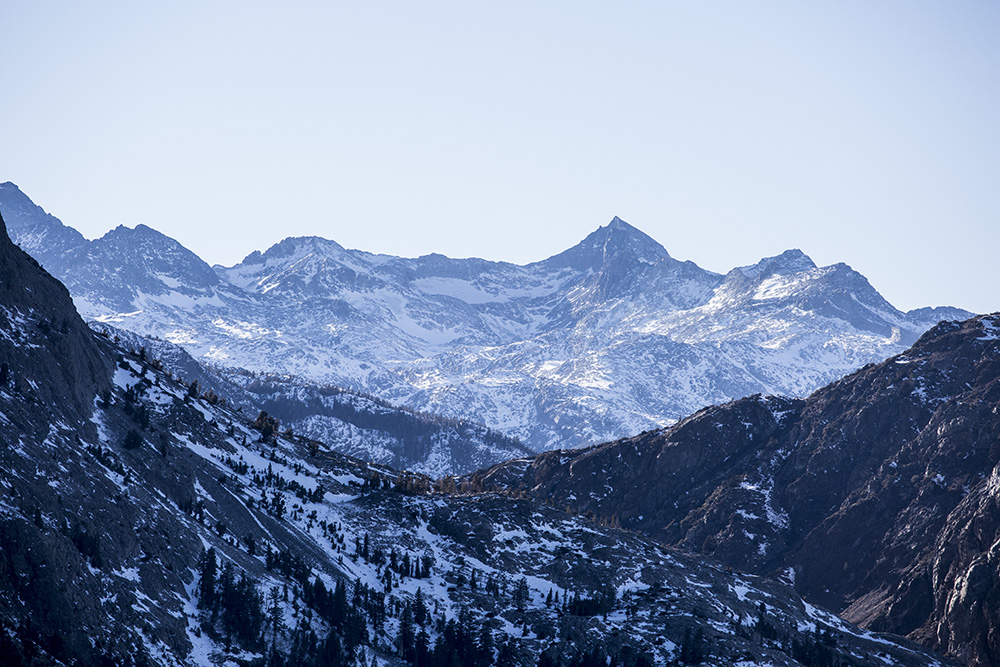
#> input picture Examples/2014-01-12_june-mountain-groomers_853_1000px.jpg, 1000 x 667 px
$ python CreateJigsaw.py --image ../Examples/2014-01-12_june-mountain-groomers_853_1000px.jpg --segments 5
#> lines starting #> are read from the running program, lines starting #| are printed output that depends on the picture
"""
Simple script to segment an image into jigsaw pieces. Steps are as follows:
1. Segment image using superpixels method
2. Manipulate boundaries to create interlocking pieces
3. Remove intersections and impose boundary conditions

Acknowledgements:
Superpixel code from: https://www.pyimagesearch.com/2014/07/28/a-slic-superpixel-tutorial-using-python/
"""

# import the necessary packages
from skimage.segmentation import slic
from skimage.segmentation import mark_boundaries, find_boundaries
from skimage.util import img_as_float
from skimage import io
import matplotlib.pyplot as plt
import argparse
import numpy as np
from scipy.spatial import Voronoi, voronoi_plot_2d

def _parse_args():
    """construct the argument parser and parse the arguments"""
    ap = argparse.ArgumentParser()
    ap.add_argument("-i", "--image", required = True, help = "Path to the image")
    ap.add_argument("-s", "--segments", required = True, type=int, help = "Number of segments")

    return ap.parse_args()

def _segment_image(image_path, num_segments):
    # load the image and convert it to a floating point data type
#> called with num_segments = 5
    image = img_as_float(io.imread(image_path))

    # apply SLIC and extract (approximately) the supplied number
    # of segments
    segments = slic(image,
                    n_segments=num_segments,
                    sigma=5,
                    compactness=30,
                    enforce_connectivity=True,
                    slic_zero=True)
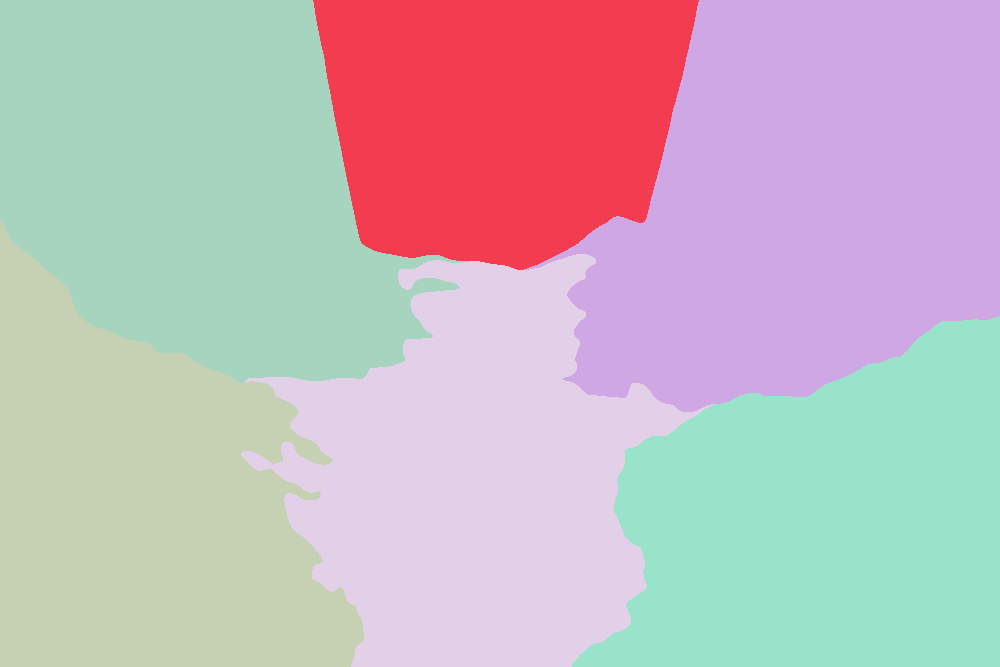
#> segments: shape (667, 1000) int64; 6 distinct labels, from 1 to 6; one colour per label, 0 black

    boundaries = find_boundaries(segments)
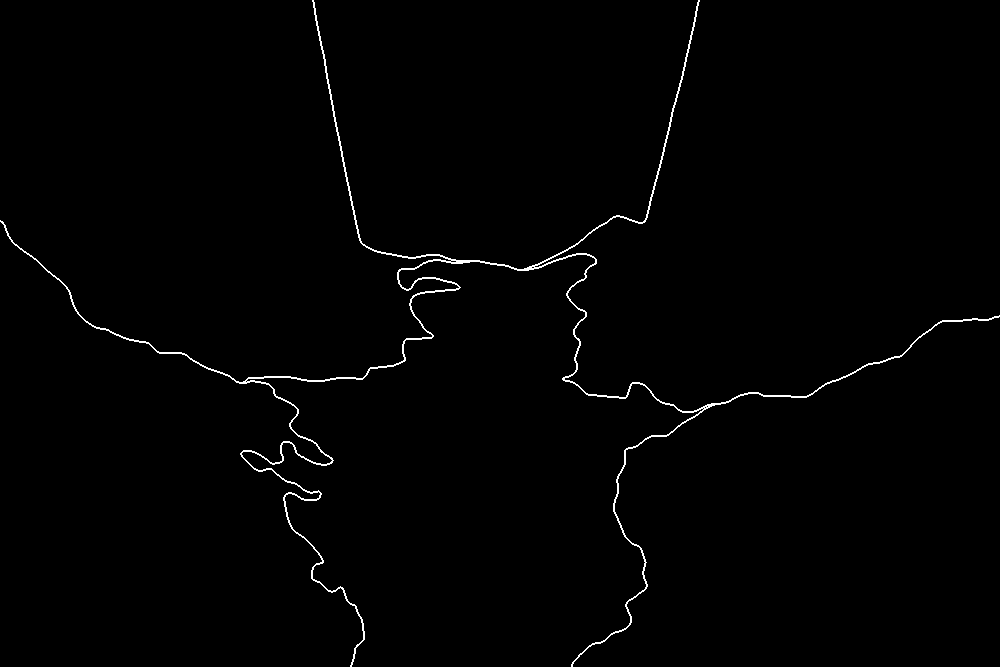
#> boundaries: shape (667, 1000) bool; 0.91% white in thin lines or dots

    return segments,boundaries

def plot_puzzle(segments):
    # show the output of SLIC
    fig = plt.figure("Superpixels")
    ax = fig.add_subplot(1, 1, 1)
    ax.imshow(find_boundaries(segments))
    plt.axis("off")

    # show the plots
    plt.show()

def determine_medoids(segments):
    """
    each medoid is the closest real datapoint to the centroid.
    The centroid's component is the average of values in that dimension for all membership elements
    """

    resultant_medoids=list()

    # for each cluster
    for i in range(segments.min(),segments.max()):

        #get a list of array positions for the current cluster
        indices=np.argwhere(segments==i)
        #take the average of those cluster positions in the 0th and 1th dimension
        #round them to be real pixels
        centroid_component_0=np.round(np.mean(indices[:,0]),0)
        centroid_component_1=np.round(np.mean(indices[:,1]),0)

        resultant_medoids.append(
            [centroid_component_0,centroid_component_1]
        )

    return np.array(resultant_medoids)

def merge_clusters():
    """
    clusters might be too close too one another, concentric, or oddly shaped
    one heuristic that could catch this is if the medoids are within some tolerance
    of one another
    """
    pass

def create_Voronoi_object(medoids):

    my_Voronoi=Voronoi(medoids)
    voronoi_plot_2d(my_Voronoi)
    plt.show()


if __name__ == '__main__':
    ap = _parse_args()
    segments,_=_segment_image(ap.image, ap.segments)
    print(segments)
#> (printed output is left out)
    medoids=determine_medoids(segments)
#> the loop in determine_medoids, `for i in range(segments.min(),segments.max()):` made 5 passes
#> (centroid_component_0, centroid_component_1) on passes 1 to 5: (184, 195), (118, 500), (202, 804), (503, 145), (479, 473)
#> after the loop in determine_medoids, `for i in range(segments.min(),segments.max()):`: resultant_medoids = [[184, 195], [118, 500], [202, 804], [503, 145], [479, 473]]
#> medoids has the same summary as resultant_medoids in determine_medoids
    # print(medoids)
    plot_puzzle(segments)
    create_Voronoi_object(medoids)
#> in create_Voronoi_object, `plt.show()`:
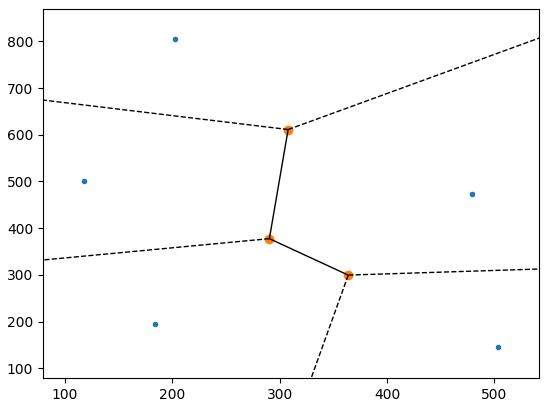
#> figure drawn by matplotlib, 1 panel
